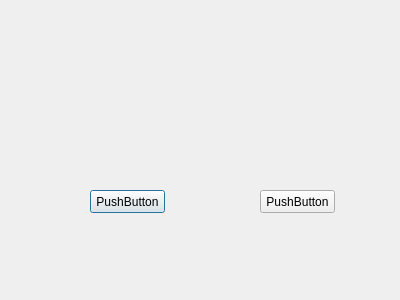
<?xml version="1.0" encoding="UTF-8"?>
<ui version="4.0">
 <class>Dialog</class>
 <widget class="QDialog" name="Dialog">
  <property name="geometry">
   <rect>
    <x>0</x>
    <y>0</y>
    <width>400</width>
    <height>300</height>
   </rect>
  </property>
  <property name="windowTitle">
   <string>Dialog</string>
  </property>
  <widget class="QPushButton" name="pb1">
   <property name="geometry">
    <rect>
     <x>90</x>
     <y>190</y>
     <width>75</width>
     <height>23</height>
    </rect>
   </property>
   <property name="text">
    <string>PushButton</string>
   </property>
  </widget>
  <widget class="QPushButton" name="pb2">
   <property name="geometry">
    <rect>
     <x>260</x>
     <y>190</y>
     <width>75</width>
     <height>23</height>
    </rect>
   </property>
   <property name="text">
    <string>PushButton</string>
   </property>
  </widget>
 </widget>
 <resources/>
 <connections/>
</ui>
